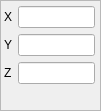
         <widget class="QFrame" name="frame_16">
          <property name="geometry">
           <rect>
            <x>10</x>
            <y>180</y>
            <width>101</width>
            <height>111</height>
           </rect>
          </property>
          <property name="frameShape">
           <enum>QFrame::StyledPanel</enum>
          </property>
          <property name="frameShadow">
           <enum>QFrame::Raised</enum>
          </property>
          <widget class="QWidget" name="formLayoutWidget">
           <property name="geometry">
            <rect>
             <x>4</x>
             <y>6</y>
             <width>91</width>
             <height>101</height>
            </rect>
           </property>
           <layout class="QFormLayout" name="formLayout">
            <item row="0" column="0">
             <widget class="QLabel" name="label_77">
              <property name="text">
               <string>X</string>
              </property>
             </widget>
            </item>
            <item row="0" column="1">
             <widget class="QLineEdit" name="Edit_left_x"/>
            </item>
            <item row="1" column="0">
             <widget class="QLabel" name="label_79">
              <property name="text">
               <string>Y</string>
              </property>
             </widget>
            </item>
            <item row="1" column="1">
             <widget class="QLineEdit" name="Edit_left_y"/>
            </item>
            <item row="2" column="0">
             <widget class="QLabel" name="label_80">
              <property name="text">
               <string>Z</string>
              </property>
             </widget>
            </item>
            <item row="2" column="1">
             <widget class="QLineEdit" name="Edit_left_z"/>
            </item>
           </layout>
          </widget>
         </widget>
